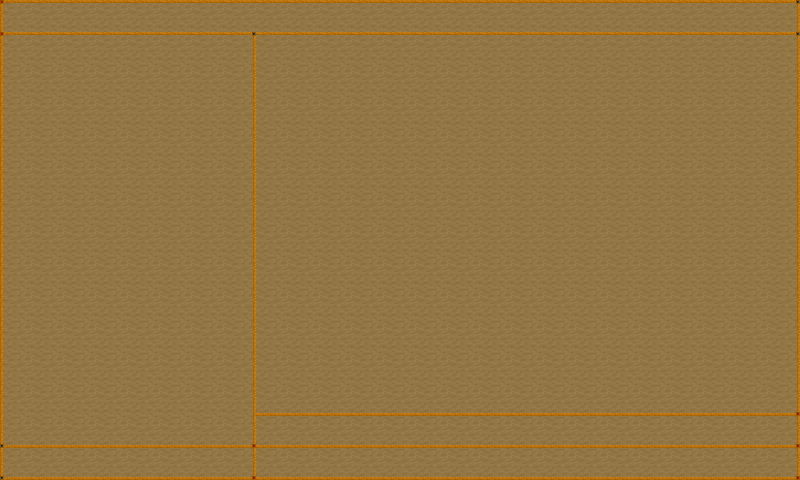

A 2D game scene composited from a Tiled map and its tileset images. What follows is a short description and the map's XML, with every tile layer's data as written:
An orthogonal 25x15 tile map with 32x32 px tiles, 1 tile layer (Tile Layer 1).

<map version="1.0" orientation="orthogonal" width="25" height="15" tilewidth="32" tileheight="32">
 <properties>
  <property name="internal_name" value="inventoryscr" />
  <property name="music" value="N/A" />
  <property name="name" value="N/A" />
  <property name="tileset" value="res/ui_elements.png" />
  <property name="uselib" value="" />
 </properties>
 <tileset firstgid="1" name="ui_elements" tilewidth="32" tileheight="32">
  <image source="ui_elements.png" width="512" height="64" />
 </tileset>
 <layer name="Tile Layer 1" width="25" height="15">
  <data encoding="csv">
1,2,2,2,2,2,2,2,2,2,2,2,2,2,2,2,2,2,2,2,2,2,2,2,3,
1,2,2,2,2,2,2,3,2,2,2,2,2,2,2,2,2,2,2,2,2,2,2,2,3,
4,5,5,5,5,5,5,6,5,5,5,5,5,5,5,5,5,5,5,5,5,5,5,5,6,
4,5,5,5,5,5,5,6,5,5,5,5,5,5,5,5,5,5,5,5,5,5,5,5,6,
4,5,5,5,5,5,5,6,5,5,5,5,5,5,5,5,5,5,5,5,5,5,5,5,6,
4,5,5,5,5,5,5,6,5,5,5,5,5,5,5,5,5,5,5,5,5,5,5,5,6,
4,5,5,5,5,5,5,6,5,5,5,5,5,5,5,5,5,5,5,5,5,5,5,5,6,
4,5,5,5,5,5,5,6,5,5,5,5,5,5,5,5,5,5,5,5,5,5,5,5,6,
4,5,5,5,5,5,5,6,5,5,5,5,5,5,5,5,5,5,5,5,5,5,5,5,6,
4,5,5,5,5,5,5,6,5,5,5,5,5,5,5,5,5,5,5,5,5,5,5,5,6,
4,5,5,5,5,5,5,6,5,5,5,5,5,5,5,5,5,5,5,5,5,5,5,5,6,
4,5,5,5,5,5,5,6,5,5,5,5,5,5,5,5,5,5,5,5,5,5,5,5,6,
4,5,5,5,5,5,5,6,8,8,8,8,8,8,8,8,8,8,8,8,8,8,8,8,9,
7,8,8,8,8,8,8,9,8,8,8,8,8,8,8,8,8,8,8,8,8,8,8,8,9,
7,8,8,8,8,8,8,9,8,8,8,8,8,8,8,8,8,8,8,8,8,8,8,8,9
</data>
 </layer>
</map>
